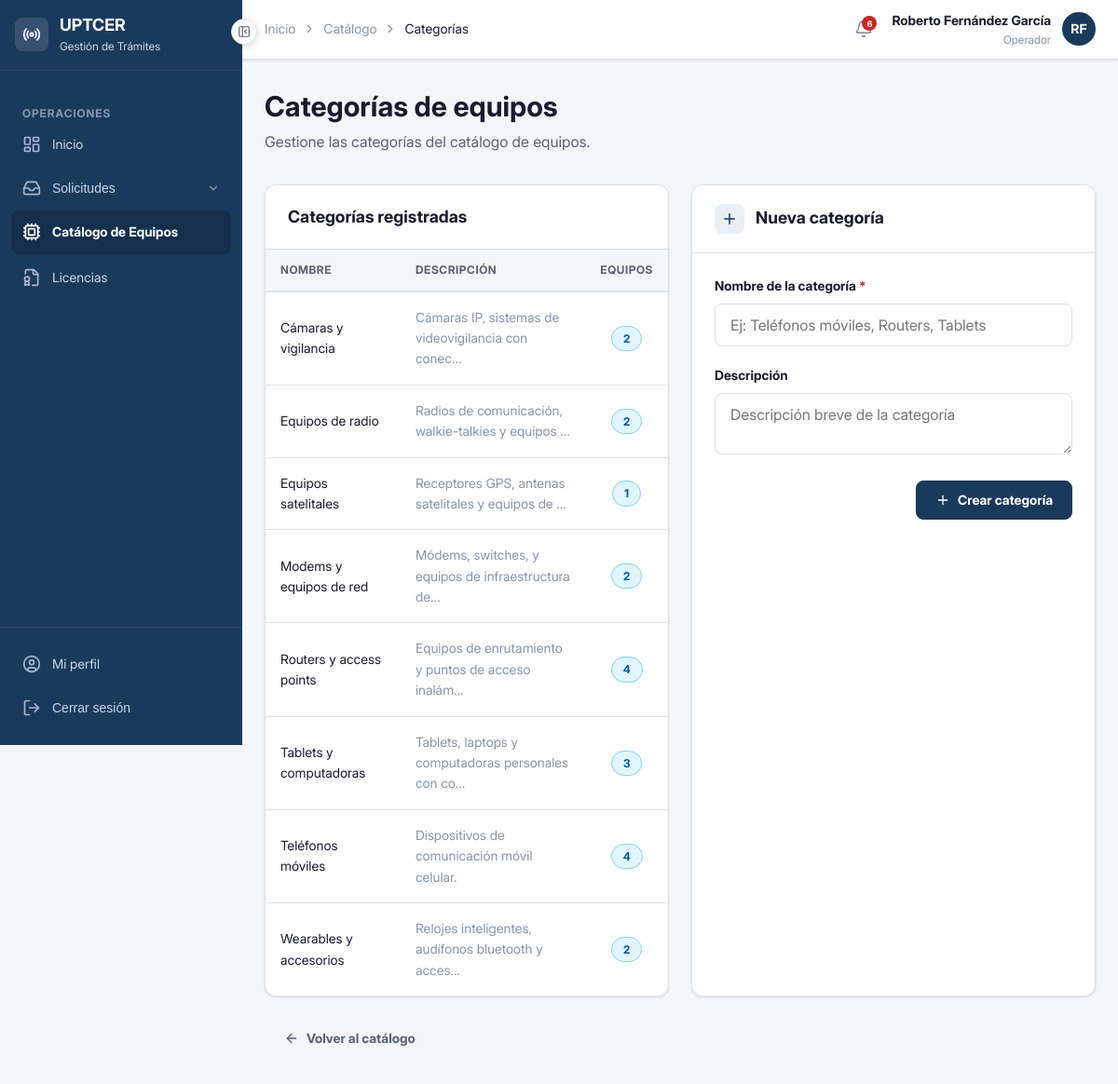
The page /equipos/categorias/ (signed in) on the database its author committed.
### apps/accounts/models.py (models this page shows, shortened)
class Usuario(AbstractBaseUser, PermissionsMixin):
    ROL_PERSONA_NATURAL  = 'persona_natural'
    ROL_OPERADOR         = 'operador'
    ROL_ESPECIALISTA     = 'especialista'
    ROL_ADUANA           = 'aduana'
    ROL_DIRECTIVO        = 'directivo'
    ROLES = [
        (ROL_PERSONA_NATURAL, 'Persona Natural'),
        (ROL_OPERADOR,        'Operador'),
        (ROL_ESPECIALISTA,    'Especialista Técnico'),
        (ROL_ADUANA,          'Aduana'),
        (ROL_DIRECTIVO,       'Directivo'),
    ]
    username        = models.CharField('Usuario', max_length=150, unique=True)
    email           = models.EmailField('Correo electrónico', unique=True)
    nombre          = models.CharField('Nombre', max_length=100)
    apellidos       = models.CharField('Apellidos', max_length=100)
    rol             = models.CharField('Rol', max_length=30, choices=ROLES, default=ROL_PERSONA_NATURAL)
    telefono        = models.CharField('Teléfono', max_length=20, blank=True)
    activo          = models.BooleanField('Activo', default=True)
    fecha_registro  = models.DateTimeField('Fecha de registro', auto_now_add=True)
    is_active       = models.BooleanField(default=True)
    is_staff        = models.BooleanField(default=False)
    objects = UsuarioManager()
    USERNAME_FIELD  = 'username'
    REQUIRED_FIELDS = ['email', 'nombre', 'apellidos']
    class Meta:
        verbose_name        = 'Usuario'
        verbose_name_plural = 'Usuarios'
        ordering            = ['apellidos', 'nombre']
    def get_nombre_completo(self):
        return f'{self.nombre} {self.apellidos}'
    @property
    def es_persona_natural(self):
        return self.rol == self.ROL_PERSONA_NATURAL
    @property
    def es_operador(self):
        return self.rol == self.ROL_OPERADOR
    @property
    def es_especialista(self):
        return self.rol == self.ROL_ESPECIALISTA
    @property
    def es_aduana(self):
        return self.rol == self.ROL_ADUANA
    @property
    def es_directivo(self):
        return self.rol == self.ROL_DIRECTIVO

### apps/equipos/models.py (models this page shows, shortened)
class CategoriaEquipo(models.Model):
    nombre      = models.CharField('Nombre', max_length=100, unique=True)
    descripcion = models.TextField('Descripción', blank=True)
    class Meta:
        verbose_name        = 'Categoría de equipo'
        verbose_name_plural = 'Categorías de equipos'
        ordering            = ['nombre']

### apps/equipos/views.py (the view)
# urls.py: path('categorias/',     views.lista_categorias,    name='categorias'),
@never_cache
@login_required
def lista_categorias(request):
    if not (request.user.es_operador or request.user.es_especialista or request.user.es_directivo):
        messages.error(request, 'No tiene permisos para acceder a esta sección.')
        return redirect('equipos:lista')
    if request.method == 'POST':
        form = FormularioCategoria(request.POST)
        if form.is_valid():
            cat = form.save()
            messages.success(request, f'Categoría "{cat.nombre}" creada correctamente.')
            return redirect('equipos:categorias')
        else:
            messages.error(request, 'Por favor corrija los errores.')
    else:
        form = FormularioCategoria()
    categorias = CategoriaEquipo.objects.all()
    return render(request, 'equipos/categorias.html', {
        'categorias': categorias,
        'form':       form,
    })

### apps/equipos/forms.py
class FormularioCategoria(forms.ModelForm):
    class Meta:
        model  = CategoriaEquipo
        fields = ['nombre', 'descripcion']
        labels = {
            'nombre':      'Nombre de la categoría',
            'descripcion': 'Descripción',
        }
        widgets = {
            'nombre':      forms.TextInput(attrs={'class': 'campo-input', 'placeholder': 'Ej: Teléfonos móviles, Routers, Tablets'}),
            'descripcion': forms.Textarea(attrs={'class': 'campo-textarea', 'rows': 2, 'placeholder': 'Descripción breve de la categoría'}),
        }

### apps/core/context_processors.py (called while the page is built)
def static_version(request):
    return {
        'STATIC_VERSION': settings.STATIC_VERSION,
    }

### templates/equipos/categorias.html (shortened to what this page needs)
{% extends 'base/base.html' %}
{% block nav_equipos %}activo{% endblock %}
{% block breadcrumb %}
<li style="display:flex;align-items:center;gap:var(--espacio-2);">
  <i data-lucide="chevron-right" style="width:14px;height:14px;"></i>
  <a href="{% url 'equipos:lista' %}" style="color:var(--color-texto-muted);text-decoration:none;">Catálogo</a>
</li>
<li style="display:flex;align-items:center;gap:var(--espacio-2);">
  <i data-lucide="chevron-right" style="width:14px;height:14px;"></i>
  <span style="color:var(--color-texto-principal);font-weight:var(--peso-medio);">Categorías</span>
</li>
{% endblock %}
{% block contenido %}
<div class="pagina-cabecera">
  <h1 class="pagina-titulo">Categorías de equipos</h1>
  <p class="pagina-subtitulo">Gestione las categorías del catálogo de equipos.</p>
</div>
<div class="grid-2">
  <div class="tarjeta">
    <div class="tarjeta-cabecera">
      <h2 class="tarjeta-titulo">Categorías registradas</h2>
    </div>
    <div class="tarjeta-cuerpo" style="padding:0;">
      {% if categorias %}
        <div class="tabla-contenedor" style="border:none;border-radius:0;">
          <table class="tabla">
            <thead>
              <tr>
                <th>Nombre</th>
                <th>Descripción</th>
                <th>Equipos</th>
              </tr>
            </thead>
            <tbody>
              {% for cat in categorias %}
              <tr>
                <td style="font-weight:var(--peso-medio);">{{ cat.nombre }}</td>
                <td style="color:var(--color-texto-muted);">{{ cat.descripcion|default:"—"|truncatechars:50 }}</td>
                <td style="text-align:center;">
                  <span class="badge badge-info">{{ cat.equipos.count }}</span>
                </td>
              </tr>
              {% endfor %}
            </tbody>
          </table>
        </div>
      {% endif %}
    </div>
  </div>
  <div class="tarjeta">
    <div class="tarjeta-cabecera">
      <div style="display:flex;align-items:center;gap:var(--espacio-3);">
        <div style="width:32px;height:32px;border-radius:var(--radio-md);background:var(--color-primario-light);color:var(--color-primario);display:flex;align-items:center;justify-content:center;">
          <i data-lucide="plus" style="width:18px;height:18px;"></i>
        </div>
        <h2 class="tarjeta-titulo">Nueva categoría</h2>
      </div>
    </div>
    <div class="tarjeta-cuerpo">
      <form method="post" novalidate>
        <div class="campo-grupo">
          <label class="campo-etiqueta requerido">{{ form.nombre.label }}</label>
          {{ form.nombre }}
        </div>
        <div class="campo-grupo">
          <label class="campo-etiqueta">{{ form.descripcion.label }}</label>
          {{ form.descripcion }}
        </div>
        <div style="display:flex;justify-content:flex-end;">
          <button type="submit" class="btn btn-primario">
            <i data-lucide="plus" style="width:16px;height:16px;"></i>
            Crear categoría
          </button>
        </div>
      </form>
    </div>
  </div>
</div>
<div style="margin-top:var(--espacio-6);">
  <a href="{% url 'equipos:lista' %}" class="btn btn-ghost">
    <i data-lucide="arrow-left" style="width:16px;height:16px;"></i>
    Volver al catálogo
  </a>
</div>
{% endblock %}

### templates/base/base.html (shortened to what this page needs)
<!DOCTYPE html>
<html lang="es">
<head>
  {% load static %}
  <link rel="stylesheet" href="{% static 'css/global.css' %}?v={{ STATIC_VERSION }}">
  <link rel="stylesheet" href="{% static 'css/toast.css' %}">
  <link rel="stylesheet" href="{% static 'css/modal.css' %}">
  <link rel="stylesheet" href="{% static 'css/componentes.css' %}">
  <link rel="stylesheet" href="{% static 'css/fonts.css' %}">
</head>
<body>
<div class="layout-wrapper">
  <aside class="layout-sidebar" id="sidebar">
    <div class="sidebar-logo">
      <div style="width:36px;height:36px;background:rgba(255,255,255,0.12);border-radius:8px;display:flex;align-items:center;justify-content:center;flex-shrink:0;">
        <i data-lucide="radio" style="width:20px;height:20px;color:white;"></i>
      </div>
      <div class="sidebar-logo-info">
        <div class="sidebar-logo-texto">UPTCER</div>
        <div class="sidebar-logo-subtexto">Gestión de Trámites</div>
      </div>
    </div>
    <nav class="sidebar-nav">
      {% if user.es_operador %}
        <div class="sidebar-seccion-titulo">Operaciones</div>
        <a href="{% url 'accounts:dashboard' %}" class="sidebar-enlace {% block nav_op_inicio %}{% endblock %}" data-tooltip="Inicio">
          <i data-lucide="layout-dashboard" class="icono"></i>
          <span class="sidebar-enlace-texto">Inicio</span>
        </a>
        <button type="button"
          class="sidebar-enlace {% block nav_solicitudes %}{% endblock %}"
          data-tooltip="Solicitudes"
          onclick="toggleDropdownSolicitudes()"
          id="btn-dropdown-solicitudes"
          style="width:100%;background:none;border:none;cursor:pointer;text-align:left;">
          <i data-lucide="inbox" class="icono"></i>
          <span class="sidebar-enlace-texto">Solicitudes</span>
          <i data-lucide="chevron-down" class="sidebar-enlace-flecha"></i>
        </button>
        <a href="{% url 'equipos:lista' %}" class="sidebar-enlace {% block nav_equipos %}{% endblock %}" data-tooltip="Catálogo de Equipos">
          <i data-lucide="cpu" class="icono"></i>
          <span class="sidebar-enlace-texto">Catálogo de Equipos</span>
        </a>
        <a href="{% url 'licencias:lista' %}" class="sidebar-enlace {% block nav_licencias %}{% endblock %}" data-tooltip="Licencias">
          <i data-lucide="file-badge" class="icono"></i>
          <span class="sidebar-enlace-texto">Licencias</span>
        </a>
      {% endif %}
    </nav>
    <div class="sidebar-pie">
      <a href="{% url 'accounts:perfil' %}" class="sidebar-enlace" data-tooltip="Mi perfil">
        <i data-lucide="user-circle" class="icono"></i>
        <span class="sidebar-enlace-texto">Mi perfil</span>
      </a>
      <form method="post" action="{% url 'accounts:logout' %}">
        <button type="submit" class="sidebar-enlace" data-tooltip="Cerrar sesión"
          style="width:100%;background:none;border:none;cursor:pointer;text-align:left;">
          <i data-lucide="log-out" class="icono"></i>
          <span class="sidebar-enlace-texto">Cerrar sesión</span>
        </button>
      </form>
    </div>
  </aside>
  <div class="layout-main">
    <header class="layout-navbar">
      <nav aria-label="Ruta de navegación" style="flex:1;">
        <ol style="list-style:none;display:flex;align-items:center;gap:var(--espacio-2);font-size:var(--texto-sm);color:var(--color-texto-muted);">
          <li><a href="{% url 'accounts:dashboard' %}" style="color:var(--color-texto-muted);text-decoration:none;">Inicio</a></li>
          {% block breadcrumb %}{% endblock %}
        </ol>
      </nav>
      <div style="display:flex;align-items:center;gap:var(--espacio-3);">
        <a href="{% url 'notificaciones:lista' %}"
          id="btn-notificaciones"
          style="position:relative;width:36px;height:36px;border-radius:var(--radio-md);display:flex;align-items:center;justify-content:center;color:var(--color-texto-muted);background:transparent;border:none;cursor:pointer;text-decoration:none;transition:var(--transicion-rapida);"
          onmouseenter="this.style.background='var(--color-fondo)';this.style.color='var(--color-texto-principal)'"
          onmouseleave="this.style.background='transparent';this.style.color='var(--color-texto-muted)'"
          title="Notificaciones"
        >
          <span id="badge-notificaciones"
            style="display:none;position:absolute;top:4px;right:4px;width:16px;height:16px;border-radius:50%;background-color:var(--color-acento);color:white;font-size:9px;font-weight:700;align-items:center;justify-content:center;line-height:1;font-family:var(--fuente-principal);">
          </span>
        </a>
        <div style="text-align:right;">
          <div style="font-size:var(--texto-sm);font-weight:var(--peso-semi);color:var(--color-texto-principal);">
            {{ user.get_nombre_completo }}
          </div>
          <div style="font-size:var(--texto-xs);color:var(--color-texto-muted);">
            {{ user.get_rol_display }}
          </div>
        </div>
        <div style="width:36px;height:36px;border-radius:50%;background-color:var(--color-primario);display:flex;align-items:center;justify-content:center;color:white;font-size:var(--texto-sm);font-weight:var(--peso-bold);">
          {{ user.nombre|first|upper }}{{ user.apellidos|first|upper }}
        </div>
      </div>
    </header>
    <main class="layout-contenido">
      {% block contenido %}{% endblock %}
    </main>
  </div>
</div>
<button
  id="btn-colapsar"
  class="btn-colapsar-sidebar"
  onclick="alternarSidebar()"
  title="Colapsar menú"
  aria-label="Colapsar menú"
>
  <i data-lucide="panel-left-close" id="icono-colapsar" style="width:14px;height:14px;"></i>
</button>
</body>
</html>

### templates/base/base.html (style rules this page uses)
body { font-family: 'Inter', -apple-system, BlinkMacSystemFont, 'Segoe UI', Roboto, sans-serif; }

### rows shown on the page
Usuario: get_nombre_completo "Roberto Fernández García", rol "Operador", nombre|first "R", apellidos|first "F"
CategoriaEquipo: nombre "Cámaras y vigilancia", descripcion "Cámaras IP, sistemas de videovigilancia con conec…", equipos.count "2"
CategoriaEquipo: nombre "Equipos de radio", descripcion "Radios de comunicación, walkie-talkies y equipos …", equipos.count "2"
CategoriaEquipo: nombre "Equipos satelitales", descripcion "Receptores GPS, antenas satelitales y equipos de …", equipos.count "1"
CategoriaEquipo: nombre "Modems y equipos de red", descripcion "Módems, switches, y equipos de infraestructura de…", equipos.count "2"
CategoriaEquipo: nombre "Routers y access points", descripcion "Equipos de enrutamiento y puntos de acceso inalám…", equipos.count "4"
CategoriaEquipo: nombre "Tablets y computadoras", descripcion "Tablets, laptops y computadoras personales con co…", equipos.count "3"
CategoriaEquipo: nombre "Teléfonos móviles", descripcion "Dispositivos de comunicación móvil celular.", equipos.count "4"
CategoriaEquipo: nombre "Wearables y accesorios", descripcion "Relojes inteligentes, audífonos bluetooth y acces…", equipos.count "2"
